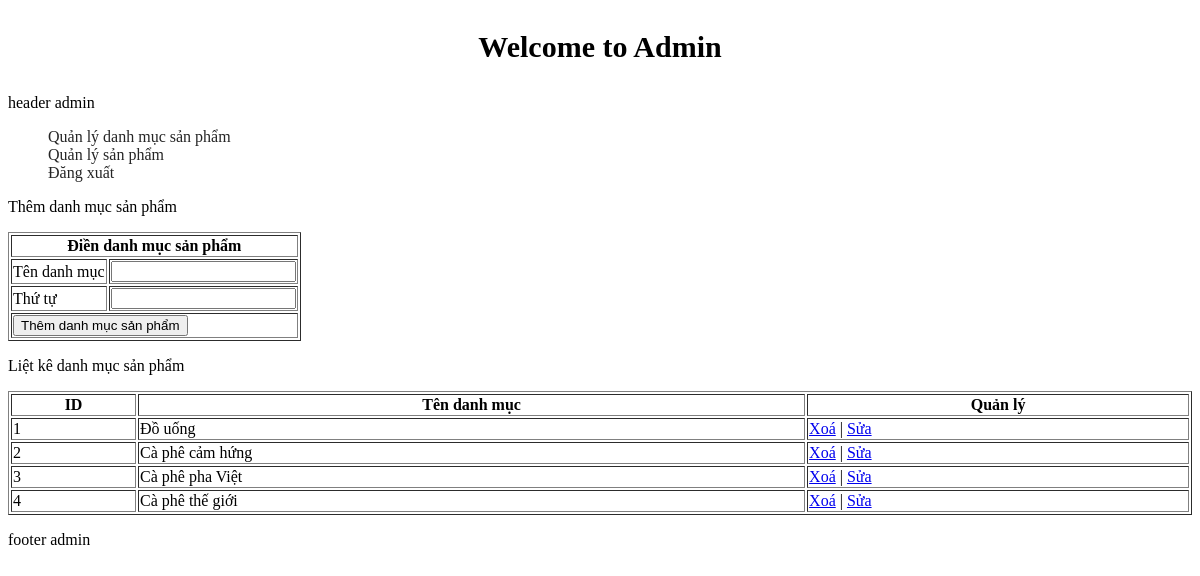
The app's page /admin/index.php?action=quanlydanhmucsanpham&query=them (signed in) with its own data.
### tables this page shows
CREATE TABLE `tbl_danhmuc` (
  `id_danhmuc` int(11) NOT NULL,
  `tendanhmuc` varchar(100) NOT NULL,
  `thutu` int(100) NOT NULL
);

### admin/modules/quanlydanhmucsp/lietke.php (the view)
<?php
    $sql_lietke_danhmucsp = "SELECT * FROM tbl_danhmuc ORDER BY thutu DESC";
    $query_lietke_danhmucsp = mysqli_query($mysqli, $sql_lietke_danhmucsp);
?>
<p>Liệt kê danh mục sản phẩm</p>
<table class="admin_lietke-table" border="1" width="100%">
    <tr>
        <th>ID</th>
        <th>Tên danh mục</th>
        <th>Quản lý</th>
    </tr>
    <?php
    $i = 0;
    while($row = mysqli_fetch_array($query_lietke_danhmucsp)){
        $i++;
    ?>
    <tr>
        <td><?php echo $i ?></td>
        <td><?php echo $row['tendanhmuc'] ?></td>
        <td>
            <a href="modules/quanlydanhmucsp/xuly.php?iddanhmuc=<?php echo $row['id_danhmuc'] ?>">Xoá</a>
            | <a href="?action=quanlydanhmucsanpham&query=sua&iddanhmuc=<?php echo $row['id_danhmuc'] ?>">Sửa</a>
        </td>
    </tr>
    <?php
    }
    ?>
</table>

### records on screen
tbl_danhmuc: tendanhmuc "Đồ uống"
tbl_danhmuc: tendanhmuc "Cà phê cảm hứng"
tbl_danhmuc: tendanhmuc "Cà phê pha Việt"
tbl_danhmuc: tendanhmuc "Cà phê thế giới"
